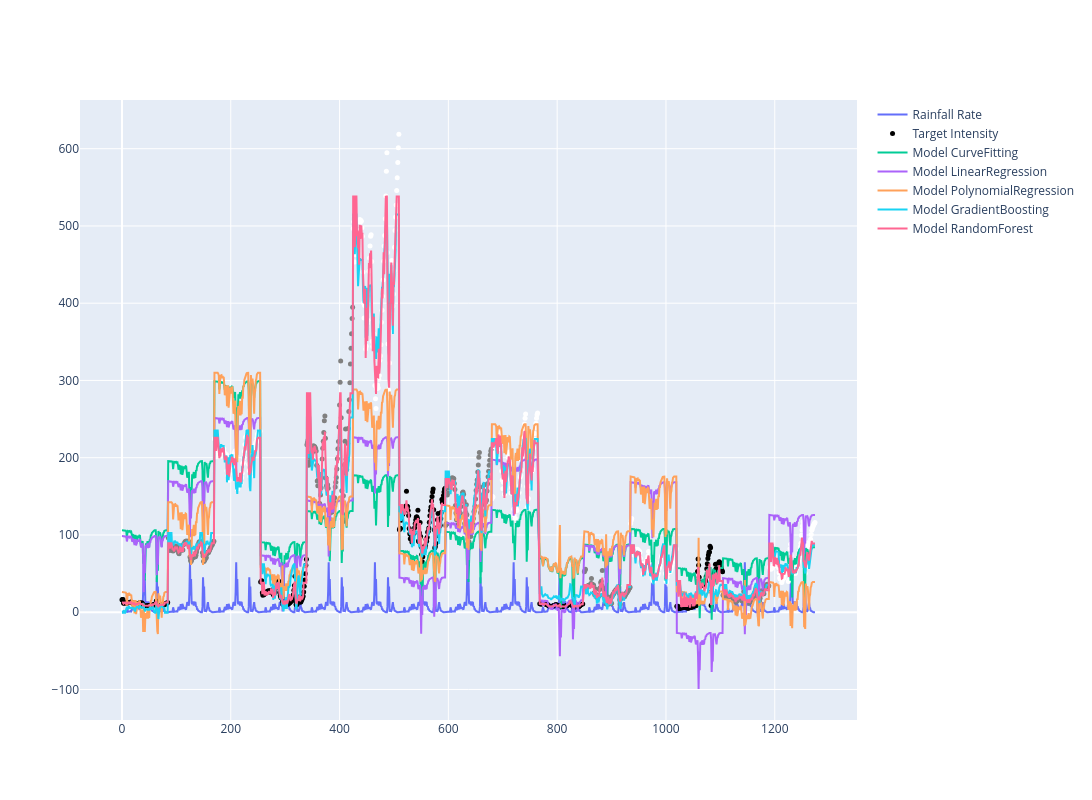

The notebook cell this image was saved under:
### Code cell
from scipy.optimize import curve_fit

# Sample data loading
model_data = regression_data.reset_index(names="timestamp").dropna()

# Handle missing values in intensity
# model_data["intensity"].interpolate(method="linear", inplace=True)

# Prepare the data for curve fitting
X = model_data[["range", "reflectivity", "precipitation.intensity_hour_shifted"]]
y = model_data["intensity"]
formula_map = {
    "range": "r",
    "reflectivity": "beta",
    "precipitation.intensity_hour_shifted": "RR",
    "intensity": "I",
}

model_results = {}

## Curve Fitting
# Initial guess for the parameters
initial_guess = [
    10,
    0.1,
    2000,
    0.1,
    -1.16828429536426,
    0.61698093605314,
]
# Fit the model using curve_fit
params, covariance = curve_fit(model_func, X, y, p0=initial_guess, bounds=(-200, 2000))
# Extract the fitted parameters
a1, a2, b, c1, c2, d = params

# Predict the intensity using the fitted model
model_data["CurveFitting"] = model_func(X, *params)

model_results["CurveFitting"] = {
    "formula": f"{a1:.2f}*exp(-{a2:.2f}*r) + {b:.2f}*beta/r + {c1:.2f}**RR**2 + {c2:.2f}*RR + {d:.2f}",
    "rmse": np.sqrt(mean_squared_error(y, model_data["CurveFitting"])),
    "r2": r2_score(y, model_data["CurveFitting"]),
}


## Linear Regression
lin_model = LinearRegression()
lin_model.fit(X, y)
intercept = lin_model.intercept_
coeffs = lin_model.coef_

model_data["LinearRegression"] = lin_model.predict(X)

model_results["LinearRegression"] = {
    "formula": f"{intercept:.2f} + {coeffs[0]:.2f}*r + {coeffs[1]:.2f}*beta + {coeffs[2]:.2f}*RR",
    "rmse": np.sqrt(mean_squared_error(y, model_data["LinearRegression"])),
    "r2": r2_score(y, model_data["LinearRegression"]),
}

## Polynomial Regression
degree = 2
poly_model = make_pipeline(PolynomialFeatures(degree), LinearRegression())
poly_model.fit(X, y)
coeffs = poly_model.named_steps["linearregression"].coef_
features = poly_model.named_steps["polynomialfeatures"].get_feature_names_out()

model_data["PolynomialRegression"] = poly_model.predict(X)

model_results["PolynomialRegression"] = {
    "formula": get_formula(coeffs, features),
    "rmse": np.sqrt(mean_squared_error(y, model_data["PolynomialRegression"])),
    "r2": r2_score(y, model_data["PolynomialRegression"]),
}

## Gradient Boosting
gb_model = GradientBoostingRegressor()
gb_model.fit(X, y)
coeffs = gb_model.feature_importances_

model_data["GradientBoosting"] = gb_model.predict(X)

model_results["GradientBoosting"] = {
    "formula": "",
    "rmse": np.sqrt(mean_squared_error(y, model_data["GradientBoosting"])),
    "r2": r2_score(y, model_data["GradientBoosting"]),
}

## Random Forest
rf_model = RandomForestRegressor()
rf_model.fit(X, y)
coeffs = rf_model.feature_importances_

model_data["RandomForest"] = rf_model.predict(X)

model_results["RandomForest"] = {
    "formula": "",
    "rmse": np.sqrt(mean_squared_error(y, model_data["RandomForest"])),
    "r2": r2_score(y, model_data["RandomForest"]),
}

# Filter the data for a specific reflectivity and range
# reflectivity_value = 0.9  # Example: white
# range_value = 32.45  # Example: 14.20 m

# filtered_model_data = model_data[(model_data["reflectivity"] == reflectivity_value) & (model_data["range"] == range_value)]


fig = go.Figure()
fig.add_trace(
    go.Scatter(
        x=model_data.index,
        y=model_data["precipitation.intensity_hour_shifted"],
        mode="lines",
        name="Rainfall Rate",
    )
)
fig.add_trace(
    go.Scatter(
        x=model_data.index,
        y=model_data["intensity"],
        mode="markers",
        name="Target Intensity",
        text=model_data["target"],
        marker=dict(size=5, color=model_data["color"]),
    )
)

for model, data in model_results.items():
    fig.add_trace(
        go.Scatter(
            x=model_data.index,
            y=model_data[model],
            mode="lines",
            name=f"Model {model}",
        )
    )

fig.update_layout(height=800, width=1600)

# Add linear and polynomial regression here

### Figure 1 — Plotly figure (JSON) as saved in the notebook; plotly's stock layout.template omitted (floating-point values rounded to 4 significant figures; data arrays with more than 128 entries replaced by an {"elided": "..."} marker saying what was removed)
{"data": [{"mode": "lines", "name": "Rainfall Rate", "type": "scatter", "x": {"elided": "1248 int values"}, "y": {"elided": "1248 float values"}}, {"marker": {"color": {"elided": "1248 str values"}, "size": 5}, "mode": "markers", "name": "Target Intensity", "text": {"elided": "1248 str values"}, "type": "scatter", "x": {"elided": "1248 int values"}, "y": {"elided": "1248 float values"}}, {"mode": "lines", "name": "Model CurveFitting", "type": "scatter", "x": {"elided": "1248 int values"}, "y": {"elided": "1248 float values"}}, {"mode": "lines", "name": "Model LinearRegression", "type": "scatter", "x": {"elided": "1248 int values"}, "y": {"elided": "1248 float values"}}, {"mode": "lines", "name": "Model PolynomialRegression", "type": "scatter", "x": {"elided": "1248 int values"}, "y": {"elided": "1248 float values"}}, {"mode": "lines", "name": "Model GradientBoosting", "type": "scatter", "x": {"elided": "1248 int values"}, "y": {"elided": "1248 float values"}}, {"mode": "lines", "name": "Model RandomForest", "type": "scatter", "x": {"elided": "1248 int values"}, "y": {"elided": "1248 float values"}}], "layout": {"height": 800, "width": 1600}}
